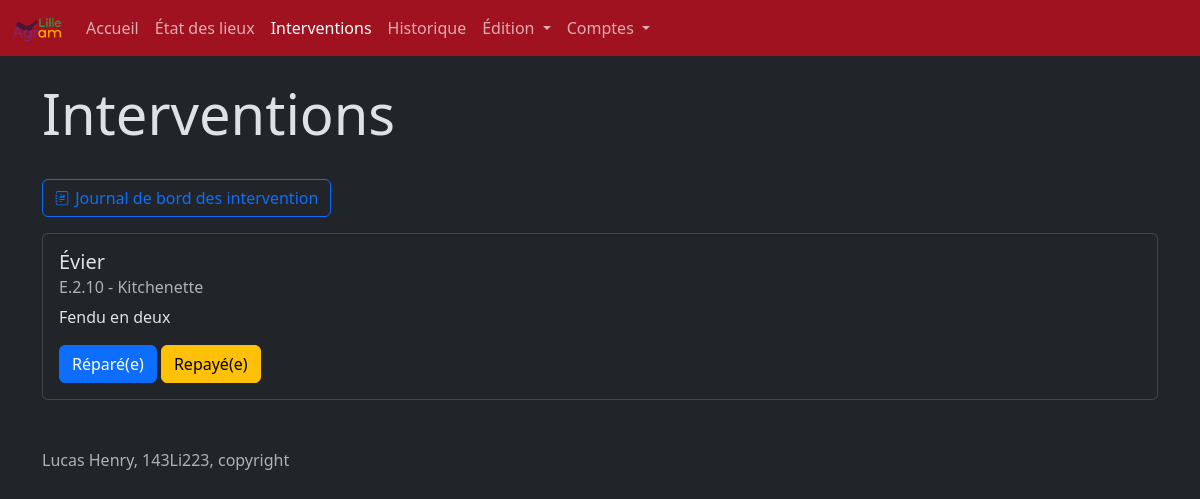
Page /interventions/ (signed in) on the committed database.
### website/models.py (models this page shows)
class Element(db.Model):
    __tablename__ = "element"
    id = db.Column(db.Integer, primary_key=True)
    id_categorie = db.Column(db.Integer, db.ForeignKey('categorie_element.id'))
    intitule = db.Column(db.String(100))
    prix = db.Column(db.Float())

class CategorieElement(db.Model):
    __tablename__ = "categorie_element"
    id = db.Column(db.Integer, primary_key=True)
    intitule = db.Column(db.String(100))

class Valeur(db.Model):
    __tablename__ = "valeur"
    id = db.Column(db.Integer, primary_key=True)
    id_edl = db.Column(db.Integer, db.ForeignKey('edl.id'))
    id_element = db.Column(db.Integer, db.ForeignKey('element.id'))
    valeur = db.Column(db.Integer, default=2)
    observation = db.Column(db.String(1000))
    facturation = db.Column(db.Boolean)

### website/blueprints/views.py (the view)
@views.route('/interventions/')
@login_required
def intervention():
    i_page_pagination = request.args.get('pagination')
    if i_page_pagination is None:
        i_page_pagination = 0
    else:
        i_page_pagination = int(i_page_pagination)
    ListeInterventions, ListeBoutton = pagination(getListeInterventions(False), i_page_pagination, current_user.max_item_par_page)
    return render_template('intervention.html', active=activePage(13), user=current_user, ListeInterventions=ListeInterventions, ListeBoutton=ListeBoutton)

### website/__init__.py (called while the page is built)
def create_app():
    app = Flask(__name__)
    secrey_key = uuid.uuid4().hex
    app.config['SECRET_KEY'] = "meow" #secrey_key
    app.config['SQLALCHEMY_DATABASE_URI'] = f'sqlite:///{DB_NAME}'
    db.init_app(app)
    from .blueprints.views import views
    from .blueprints.auth import auth
    from .blueprints.edition import edition
    from .blueprints.edl import edl
    app.register_blueprint(views, url_prefix = '/')
    app.register_blueprint(auth, url_prefix = '/')
    app.register_blueprint(edition, url_prefix = '/')
    app.register_blueprint(edl, url_prefix = '/')
    from .models import User
    with app.app_context():
        db.create_all()
    login_manager = LoginManager()
    login_manager.login_view = 'auth.login'
    login_manager.init_app(app)
    @login_manager.user_loader
    def load_user(id):
        return User.query.get(int(id))
    return app

### website/functions.py (called while the page is built, shortened)
def activePage(id: int) -> ...:
    len = 14
    active = len * ['']
    active[id] = 'active'
    return active

def pagination(Item: list | dict, i_page: int, n_item_max: int) -> list[list | dict]:
    def generateBouton(i_page: int, nom_page: int | str,  active: bool) -> dict[int, int, bool]:
        return {"id_page": i_page, "identifiant": nom_page, "active": active}
    n_page_max = 6
    n_page = math.ceil((len(Item)) /n_item_max)
    if n_page == 1:
        return Item, None
    elif Item == None or Item == [] or Item == dict():
        return Item, None

### website/templates/views/intervention.html (shortened to what this page needs)
{% extends "base.html" %} {%block title %}Page d'accueil{% endblock %}
{% block content %}
<br>
<h1 class="display-4">Interventions</h1>
<br>
<div class="btn-group-justified mb-3">
    <a href="journal/" class="btn btn-outline-primary"> Journal de bord des intervention</a>
</div>
<div class="justify-content-center align-items-center">
    {% for intervention in ListeInterventions %}
        <div class="card mb-2">
            <div class="card-body">
                <h5 class="card-title">{{intervention.intitule_element}}</h5>
                <h6 class="card-subtitle mb-2 text-body-secondary">{{intervention.logement}} - {{intervention.intitule_categorie}}</h6>
                <p class="card-text">{{intervention.observation}}</p>
                <a href="repare/intervention-{{intervention.id}}" class="btn btn-primary">Réparé(e)</a>
                <a href="#" class="btn btn-warning">Repayé(e)</a>
            </div>
        </div>
    {% endfor %}
</div>
{% include "pagination.html" %}
{% endblock %}

### website/templates/base.html (style rules this page uses)
body { padding-top: 56px; }

### rows in the picture
Element: intitule_element "Évier"
CategorieElement: intitule_categorie "Kitchenette"
Valeur: observation "Fendu en deux"

### other values in the picture
{{ intervention.logement }} "E.2.10"
